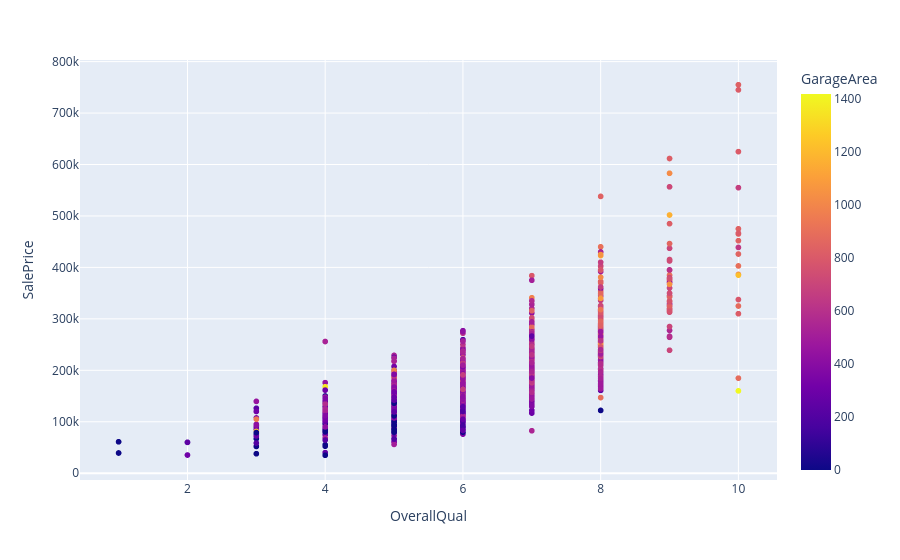

The cell this chart's notebook holds for it:
### Code cell
# data exploration
plt.figure(figsize=(12,8))
fig = px.scatter(data_frame= train_df, x = 'OverallQual', y = 'SalePrice', color = 'GarageArea', color_discrete_map = 'YlGnBl')
fig.show()
# higher quality correlated with saleprice
# bigger garage postively collerate with saleprice

### Figure 1 — Plotly figure (JSON) as saved in the notebook; plotly's stock layout.template omitted (floating-point values rounded to 4 significant figures; data arrays with more than 128 entries replaced by an {"elided": "..."} marker saying what was removed)
{"data": [{"hovertemplate": "OverallQual=%{x}<br>SalePrice=%{y}<br>GarageArea=%{marker.color}<extra></extra>", "legendgroup": "", "marker": {"color": {"elided": "1460 int values"}, "coloraxis": "coloraxis", "symbol": "circle"}, "mode": "markers", "name": "", "showlegend": false, "type": "scattergl", "x": {"elided": "1460 int values"}, "xaxis": "x", "y": {"elided": "1460 int values"}, "yaxis": "y"}], "layout": {"coloraxis": {"colorbar": {"title": {"text": "GarageArea"}}, "colorscale": [[0, "#0d0887"], [0.1111, "#46039f"], [0.2222, "#7201a8"], [0.3333, "#9c179e"], [0.4444, "#bd3786"], [0.5556, "#d8576b"], [0.6667, "#ed7953"], [0.7778, "#fb9f3a"], [0.8889, "#fdca26"], [1, "#f0f921"]]}, "legend": {"tracegroupgap": 0}, "margin": {"t": 60}, "xaxis": {"anchor": "y", "domain": [0, 1], "title": {"text": "OverallQual"}}, "yaxis": {"anchor": "x", "domain": [0, 1], "title": {"text": "SalePrice"}}}}
